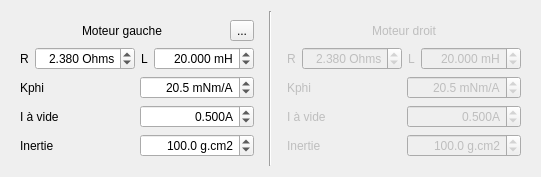
     <widget class="QWidget" name="tabMoteurs">
      <attribute name="title">
       <string>Moteurs</string>
      </attribute>
      <attribute name="toolTip">
       <string>Configuration des moteurs</string>
      </attribute>
      <layout class="QHBoxLayout" name="horizontalLayout_91">
       <item>
        <widget class="QWidget" name="widgetMoteurG" native="true">
         <layout class="QVBoxLayout" name="verticalLayout_4">
          <item>
           <layout class="QHBoxLayout" name="horizontalLayout_38">
            <item>
             <widget class="QLabel" name="labelMotG">
              <property name="text">
               <string>Moteur gauche</string>
              </property>
              <property name="alignment">
               <set>Qt::AlignCenter</set>
              </property>
             </widget>
            </item>
            <item>
             <widget class="QToolButton" name="toolButtonDiffMot">
              <property name="text">
               <string>...</string>
              </property>
              <property name="icon">
               <iconset resource="ressources.qrc">
                <normaloff>:/images/equal.png</normaloff>
                <normalon>:/images/diff.png</normalon>:/images/equal.png</iconset>
              </property>
              <property name="checkable">
               <bool>true</bool>
              </property>
             </widget>
            </item>
           </layout>
          </item>
          <item>
           <layout class="QHBoxLayout" name="horizontalLayout_77">
            <item>
             <layout class="QHBoxLayout" name="horizontalLayout_73">
              <item>
               <widget class="QLabel" name="label_46">
                <property name="text">
                 <string>R</string>
                </property>
               </widget>
              </item>
              <item>
               <widget class="QDoubleSpinBox" name="doubleRmotG">
                <property name="minimumSize">
                 <size>
                  <width>100</width>
                  <height>0</height>
                 </size>
                </property>
                <property name="alignment">
                 <set>Qt::AlignRight|Qt::AlignTrailing|Qt::AlignVCenter</set>
                </property>
                <property name="correctionMode">
                 <enum>QAbstractSpinBox::CorrectToPreviousValue</enum>
                </property>
                <property name="suffix">
                 <string> Ohms</string>
                </property>
                <property name="decimals">
                 <number>3</number>
                </property>
                <property name="minimum">
                 <double>0.001000000000000</double>
                </property>
                <property name="maximum">
                 <double>99.998999999999995</double>
                </property>
                <property name="singleStep">
                 <double>0.100000000000000</double>
                </property>
                <property name="value">
                 <double>2.380000000000000</double>
                </property>
               </widget>
              </item>
             </layout>
            </item>
            <item>
             <layout class="QHBoxLayout" name="horizontalLayout_74">
              <item>
               <widget class="QLabel" name="label_47">
                <property name="text">
                 <string>L</string>
                </property>
               </widget>
              </item>
              <item>
               <widget class="QDoubleSpinBox" name="doubleLmotG">
                <property name="minimumSize">
                 <size>
                  <width>100</width>
                  <height>0</height>
                 </size>
                </property>
                <property name="alignment">
                 <set>Qt::AlignRight|Qt::AlignTrailing|Qt::AlignVCenter</set>
                </property>
                <property name="correctionMode">
                 <enum>QAbstractSpinBox::CorrectToPreviousValue</enum>
                </property>
                <property name="suffix">
                 <string> mH</string>
                </property>
                <property name="decimals">
                 <number>3</number>
                </property>
                <property name="minimum">
                 <double>0.001000000000000</double>
                </property>
                <property name="maximum">
                 <double>999.999000000000024</double>
                </property>
                <property name="singleStep">
                 <double>1.000000000000000</double>
                </property>
                <property name="value">
                 <double>20.000000000000000</double>
                </property>
               </widget>
              </item>
             </layout>
            </item>
           </layout>
          </item>
          <item>
           <layout class="QHBoxLayout" name="horizontalLayout_75">
            <item>
             <widget class="QLabel" name="label_48">
              <property name="text">
               <string>Kphi</string>
              </property>
              <property name="textFormat">
               <enum>Qt::AutoText</enum>
              </property>
             </widget>
            </item>
            <item>
             <widget class="QDoubleSpinBox" name="doubleKphiG">
              <property name="minimumSize">
               <size>
                <width>100</width>
                <height>0</height>
               </size>
              </property>
              <property name="alignment">
               <set>Qt::AlignRight|Qt::AlignTrailing|Qt::AlignVCenter</set>
              </property>
              <property name="correctionMode">
               <enum>QAbstractSpinBox::CorrectToPreviousValue</enum>
              </property>
              <property name="suffix">
               <string> mNm/A</string>
              </property>
              <property name="decimals">
               <number>1</number>
              </property>
              <property name="minimum">
               <double>0.100000000000000</double>
              </property>
              <property name="maximum">
               <double>1000.000000000000000</double>
              </property>
              <property name="singleStep">
               <double>1.000000000000000</double>
              </property>
              <property name="value">
               <double>20.500000000000000</double>
              </property>
             </widget>
            </item>
           </layout>
          </item>
          <item>
           <layout class="QHBoxLayout" name="horizontalLayout_76">
            <item>
             <widget class="QLabel" name="label_50">
              <property name="text">
               <string>I à vide</string>
              </property>
             </widget>
            </item>
            <item>
             <widget class="QDoubleSpinBox" name="doubleI0motG">
              <property name="minimumSize">
               <size>
                <width>100</width>
                <height>0</height>
               </size>
              </property>
              <property name="alignment">
               <set>Qt::AlignRight|Qt::AlignTrailing|Qt::AlignVCenter</set>
              </property>
              <property name="correctionMode">
               <enum>QAbstractSpinBox::CorrectToPreviousValue</enum>
              </property>
              <property name="suffix">
               <string>A</string>
              </property>
              <property name="decimals">
               <number>3</number>
              </property>
              <property name="minimum">
               <double>0.000000000000000</double>
              </property>
              <property name="maximum">
               <double>9.999000000000001</double>
              </property>
              <property name="singleStep">
               <double>0.100000000000000</double>
              </property>
              <property name="value">
               <double>0.500000000000000</double>
              </property>
             </widget>
            </item>
           </layout>
          </item>
          <item>
           <layout class="QHBoxLayout" name="horizontalLayout_78">
            <item>
             <widget class="QLabel" name="label_49">
              <property name="text">
               <string>Inertie</string>
              </property>
             </widget>
            </item>
            <item>
             <widget class="QDoubleSpinBox" name="doubleInertieG">
              <property name="minimumSize">
               <size>
                <width>100</width>
                <height>0</height>
               </size>
              </property>
              <property name="alignment">
               <set>Qt::AlignRight|Qt::AlignTrailing|Qt::AlignVCenter</set>
              </property>
              <property name="correctionMode">
               <enum>QAbstractSpinBox::CorrectToPreviousValue</enum>
              </property>
              <property name="suffix">
               <string> g.cm2</string>
              </property>
              <property name="decimals">
               <number>1</number>
              </property>
              <property name="minimum">
               <double>0.100000000000000</double>
              </property>
              <property name="maximum">
               <double>10000.000000000000000</double>
              </property>
              <property name="singleStep">
               <double>1.000000000000000</double>
              </property>
              <property name="value">
               <double>100.000000000000000</double>
              </property>
             </widget>
            </item>
           </layout>
          </item>
         </layout>
        </widget>
       </item>
       <item>
        <widget class="Line" name="line_10">
         <property name="orientation">
          <enum>Qt::Vertical</enum>
         </property>
        </widget>
       </item>
       <item>
        <widget class="QWidget" name="widgetMoteurD" native="true">
         <property name="enabled">
          <bool>false</bool>
         </property>
         <layout class="QVBoxLayout" name="verticalLayout_17">
          <item>
           <widget class="QLabel" name="label_56">
            <property name="text">
             <string>Moteur droit</string>
            </property>
            <property name="alignment">
             <set>Qt::AlignCenter</set>
            </property>
           </widget>
          </item>
          <item>
           <layout class="QHBoxLayout" name="horizontalLayout_85">
            <item>
             <layout class="QHBoxLayout" name="horizontalLayout_86">
              <item>
               <widget class="QLabel" name="label_57">
                <property name="text">
                 <string>R</string>
                </property>
               </widget>
              </item>
              <item>
               <widget class="QDoubleSpinBox" name="doubleRmotD">
                <property name="minimumSize">
                 <size>
                  <width>100</width>
                  <height>0</height>
                 </size>
                </property>
                <property name="alignment">
                 <set>Qt::AlignRight|Qt::AlignTrailing|Qt::AlignVCenter</set>
                </property>
                <property name="correctionMode">
                 <enum>QAbstractSpinBox::CorrectToPreviousValue</enum>
                </property>
                <property name="suffix">
                 <string> Ohms</string>
                </property>
                <property name="decimals">
                 <number>3</number>
                </property>
                <property name="minimum">
                 <double>0.001000000000000</double>
                </property>
                <property name="maximum">
                 <double>99.998999999999995</double>
                </property>
                <property name="singleStep">
                 <double>0.100000000000000</double>
                </property>
                <property name="value">
                 <double>2.380000000000000</double>
                </property>
               </widget>
              </item>
             </layout>
            </item>
            <item>
             <layout class="QHBoxLayout" name="horizontalLayout_87">
              <item>
               <widget class="QLabel" name="label_58">
                <property name="text">
                 <string>L</string>
                </property>
               </widget>
              </item>
              <item>
               <widget class="QDoubleSpinBox" name="doubleLmotD">
                <property name="minimumSize">
                 <size>
                  <width>100</width>
                  <height>0</height>
                 </size>
                </property>
                <property name="alignment">
                 <set>Qt::AlignRight|Qt::AlignTrailing|Qt::AlignVCenter</set>
                </property>
                <property name="correctionMode">
                 <enum>QAbstractSpinBox::CorrectToPreviousValue</enum>
                </property>
                <property name="suffix">
                 <string> mH</string>
                </property>
                <property name="decimals">
                 <number>3</number>
                </property>
                <property name="minimum">
                 <double>0.001000000000000</double>
                </property>
                <property name="maximum">
                 <double>999.999000000000024</double>
                </property>
                <property name="singleStep">
                 <double>1.000000000000000</double>
                </property>
                <property name="value">
                 <double>20.000000000000000</double>
                </property>
               </widget>
              </item>
             </layout>
            </item>
           </layout>
          </item>
          <item>
           <layout class="QHBoxLayout" name="horizontalLayout_88">
            <item>
             <widget class="QLabel" name="label_59">
              <property name="text">
               <string>Kphi</string>
              </property>
              <property name="textFormat">
               <enum>Qt::AutoText</enum>
              </property>
             </widget>
            </item>
            <item>
             <widget class="QDoubleSpinBox" name="doubleKphiD">
              <property name="minimumSize">
               <size>
                <width>100</width>
                <height>0</height>
               </size>
              </property>
              <property name="alignment">
               <set>Qt::AlignRight|Qt::AlignTrailing|Qt::AlignVCenter</set>
              </property>
              <property name="correctionMode">
               <enum>QAbstractSpinBox::CorrectToPreviousValue</enum>
              </property>
              <property name="suffix">
               <string> mNm/A</string>
              </property>
              <property name="decimals">
               <number>1</number>
              </property>
              <property name="minimum">
               <double>0.100000000000000</double>
              </property>
              <property name="maximum">
               <double>1000.000000000000000</double>
              </property>
              <property name="singleStep">
               <double>1.000000000000000</double>
              </property>
              <property name="value">
               <double>20.500000000000000</double>
              </property>
             </widget>
            </item>
           </layout>
          </item>
          <item>
           <layout class="QHBoxLayout" name="horizontalLayout_89">
            <item>
             <widget class="QLabel" name="label_60">
              <property name="text">
               <string>I à vide</string>
              </property>
             </widget>
            </item>
            <item>
             <widget class="QDoubleSpinBox" name="doubleI0motD">
              <property name="minimumSize">
               <size>
                <width>100</width>
                <height>0</height>
               </size>
              </property>
              <property name="alignment">
               <set>Qt::AlignRight|Qt::AlignTrailing|Qt::AlignVCenter</set>
              </property>
              <property name="correctionMode">
               <enum>QAbstractSpinBox::CorrectToPreviousValue</enum>
              </property>
              <property name="suffix">
               <string>A</string>
              </property>
              <property name="decimals">
               <number>3</number>
              </property>
              <property name="minimum">
               <double>0.000000000000000</double>
              </property>
              <property name="maximum">
               <double>9.999000000000001</double>
              </property>
              <property name="singleStep">
               <double>0.100000000000000</double>
              </property>
              <property name="value">
               <double>0.500000000000000</double>
              </property>
             </widget>
            </item>
           </layout>
          </item>
          <item>
           <layout class="QHBoxLayout" name="horizontalLayout_90">
            <item>
             <widget class="QLabel" name="label_61">
              <property name="text">
               <string>Inertie</string>
              </property>
             </widget>
            </item>
            <item>
             <widget class="QDoubleSpinBox" name="doubleInertieD">
              <property name="minimumSize">
               <size>
                <width>100</width>
                <height>0</height>
               </size>
              </property>
              <property name="alignment">
               <set>Qt::AlignRight|Qt::AlignTrailing|Qt::AlignVCenter</set>
              </property>
              <property name="correctionMode">
               <enum>QAbstractSpinBox::CorrectToPreviousValue</enum>
              </property>
              <property name="suffix">
               <string> g.cm2</string>
              </property>
              <property name="decimals">
               <number>1</number>
              </property>
              <property name="minimum">
               <double>0.100000000000000</double>
              </property>
              <property name="maximum">
               <double>10000.000000000000000</double>
              </property>
              <property name="singleStep">
               <double>1.000000000000000</double>
              </property>
              <property name="value">
               <double>100.000000000000000</double>
              </property>
             </widget>
            </item>
           </layout>
          </item>
         </layout>
        </widget>
       </item>
      </layout>
     </widget>
